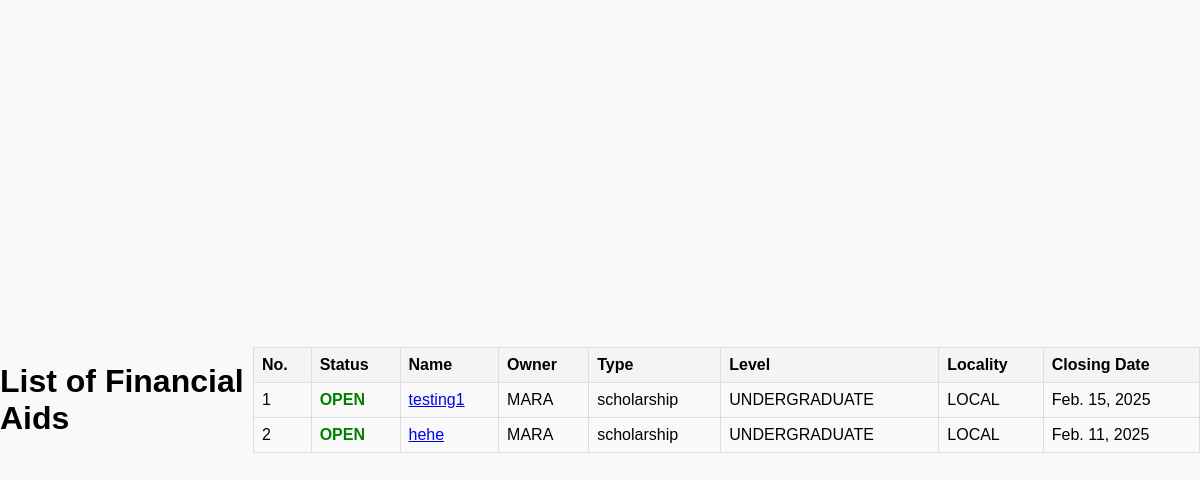
Screenshot of /programs/aid/ with the database file from the repository.
### programs/models.py (models this page shows, shortened)
class AidProgram(models.Model):
    STATUS_CHOICES = [
        ('OPEN', 'Open'),
        ('CLOSE', 'Close'),
    ]
    LOCALITY_CHOICES = [
        ('LOCAL', 'Local'),
        ('INTERNATIONAL', 'International'),
    ]
    LEVEL_CHOICES = [
        ('UNDERGRADUATE', 'Undergraduate'),
        ('POSTGRADUATE', 'Postgraduate'),
    ]
    APPROVAL_CHOICES = [
        ('PENDING', 'Pending'),
        ('APPROVED', 'Approved'),
        ('REJECTED', 'Rejected'),
    ]
    name = models.CharField(max_length=255)
    owner = models.CharField(max_length=255)
    aid_type = models.CharField(max_length=100)
    level = models.CharField(max_length=20, choices=LEVEL_CHOICES)
    locality = models.CharField(max_length=20, choices=LOCALITY_CHOICES)
    status = models.CharField(max_length=10, choices=STATUS_CHOICES, default='OPEN')
    eligibility = models.TextField(blank=True, null=True)
    closing_date = models.DateField()
    required_documents = models.TextField(blank=True, null=True)
    total_funds = models.DecimalField(max_digits=12, decimal_places=2, null=True, blank=True)
    proposed_by = models.ForeignKey(settings.AUTH_USER_MODEL, on_delete=models.CASCADE, null=True, blank=True)
    approval_status = models.CharField(max_length=10, choices=APPROVAL_CHOICES, default='PENDING')

### programs/views.py (the view)
# urls.py: path('aid/', aid_list, name='aid_list'),
def aid_list(request):
    aids = AidProgram.objects.all()
    return render(request, 'aid_list.html', {'aids': aids})

### programs/templates/aid_list.html (shortened to what this page needs)
{% extends 'base.html' %}
{% block content %}
<!DOCTYPE html>
<html lang="en">
<head>
</head>
<body>
    <h1>List of Financial Aids</h1>
    <table>
        <thead>
            <tr>
                <th>No.</th>
                <th>Status</th>
                <th>Name</th>
                <th>Owner</th>
                <th>Type</th>
                <th>Level</th>
                <th>Locality</th>
                <th>Closing Date</th>
            </tr>
        </thead>
        <tbody>
            {% for aid in aids %}
            <tr>
                <td>{{ forloop.counter }}</td>
                <td class="{{ aid.status|lower }}">{{ aid.status }}</td>
                <td>
                    <a href="{% url 'aid_details' aid.id %}">{{ aid.name }}</a>
                </td>
                <td>{{ aid.owner }}</td>
                <td>{{ aid.aid_type }}</td>
                <td>{{ aid.level }}</td>
                <td>{{ aid.locality }}</td>
                <td>{{ aid.closing_date }}</td>
            </tr>
            {% empty %}
            <tr>
                <td colspan="8">No financial aids available.</td>
            </tr>
            {% endfor %}
        </tbody>
    </table>
</body>
</html>
{% endblock %}

### static/css/main.css (style rules this page uses)
body { font-family: Arial, sans-serif; margin: 0; padding: 0; background-color: #f9f9f9; min-height: 100vh; display: flex; justify-content: center; align-items: center; }

### programs/templates/aid_list.html (style rules this page uses)
table { width: 100%; border-collapse: collapse; }
th, td { border: 1px solid #ddd; padding: 8px; text-align: left; }
th { background-color: #f4f4f4; }
.open { color: green; font-weight: bold; }

### rows the page displays
AidProgram: status "OPEN", name "testing1", owner "MARA", aid_type "scholarship", level "UNDERGRADUATE", locality "LOCAL", closing_date "Feb. 15, 2025"
AidProgram: status "OPEN", name "hehe", owner "MARA", aid_type "scholarship", level "UNDERGRADUATE", locality "LOCAL", closing_date "Feb. 11, 2025"
